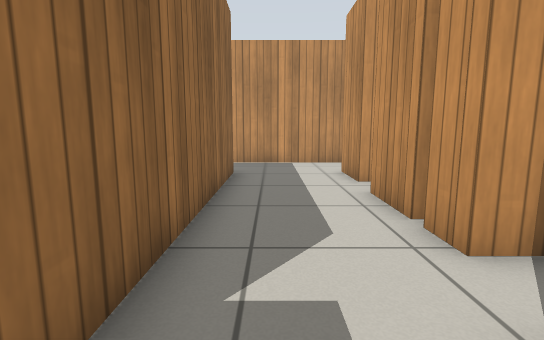
[1] (above)

16 first-person views from a walk through a robot-simulator world made for Gazebo. The camera is 0.73 m above the floor, tilts 8° down and sees 85° across. Floor lines are 1 m apart. The floor is counted in squares, 0.5 m on a side. Each view is taken from the middle of a square. On the plan, view 1 faces up. The plan holds only what a view shows up to about 14 squares ahead; the rest is blank. Simple patterns stand in for the simulator's built-in surfaces.

[2]
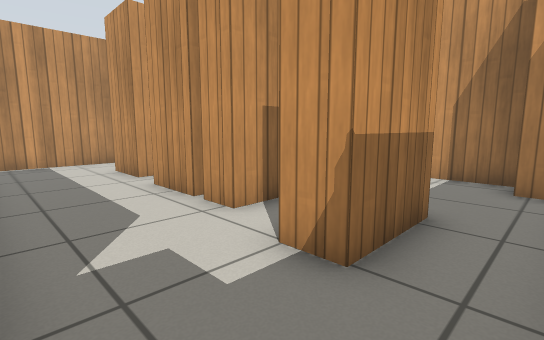

[3]
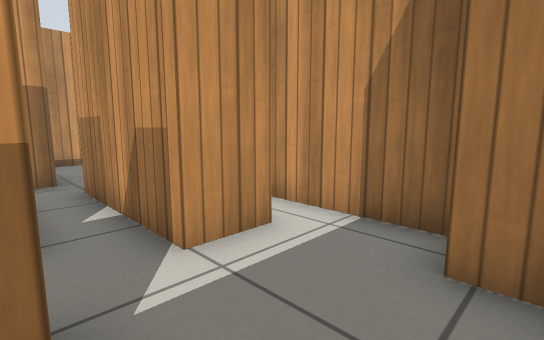

[4]
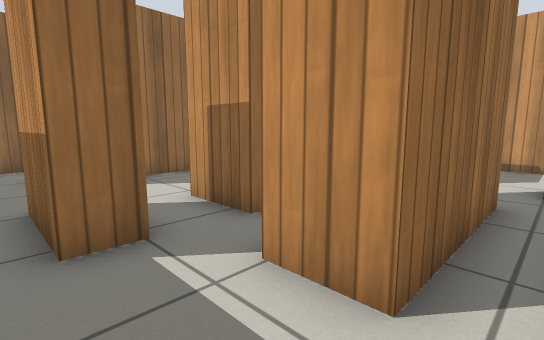

[5]
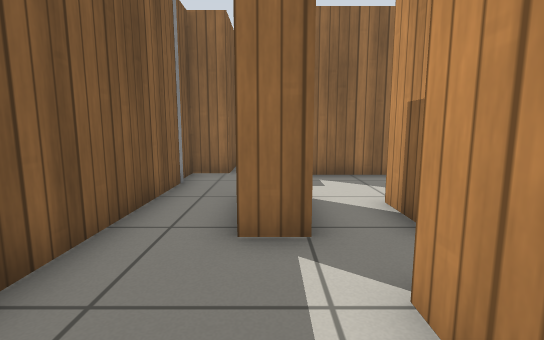

[6]
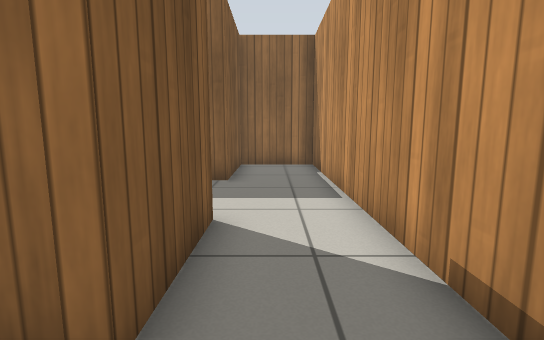

[7]
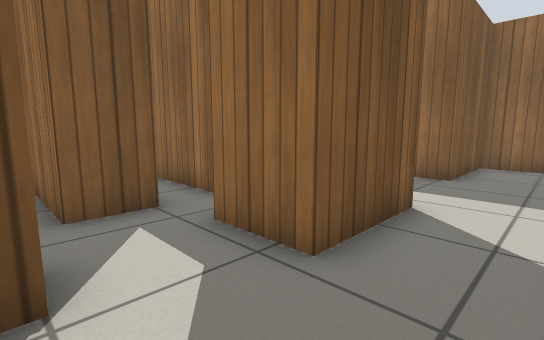

[8]
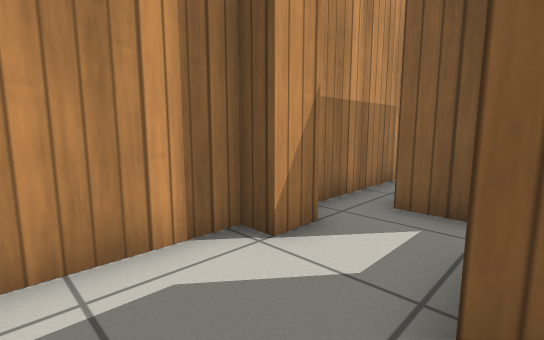

[9]
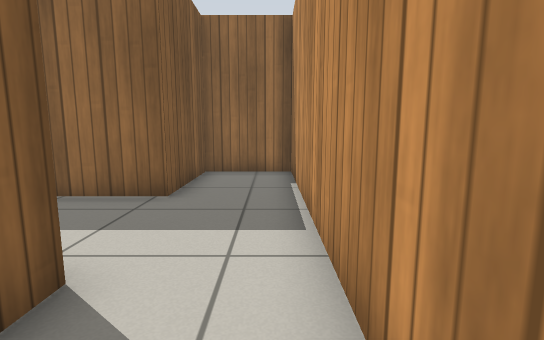

[10]
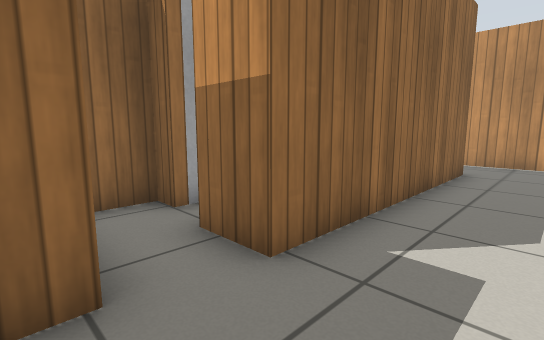

[11]
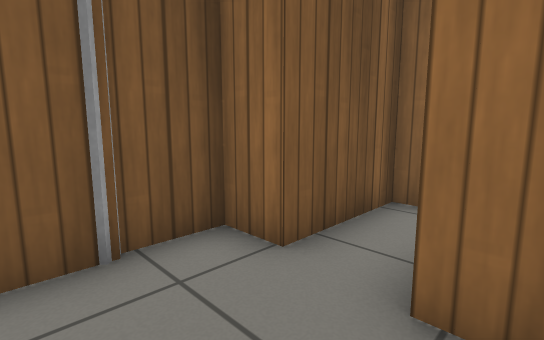

[12]
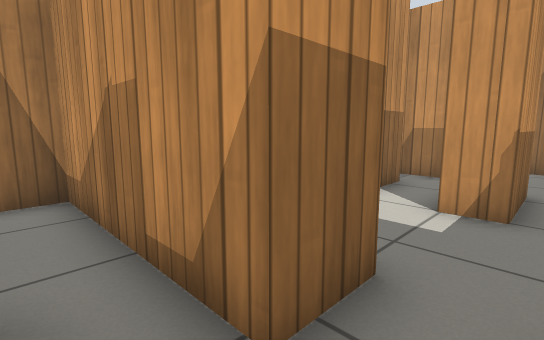

[13]
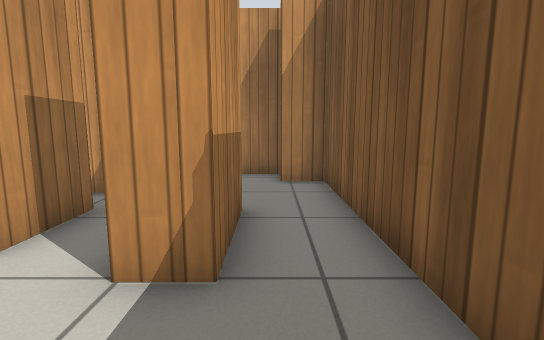

[14]
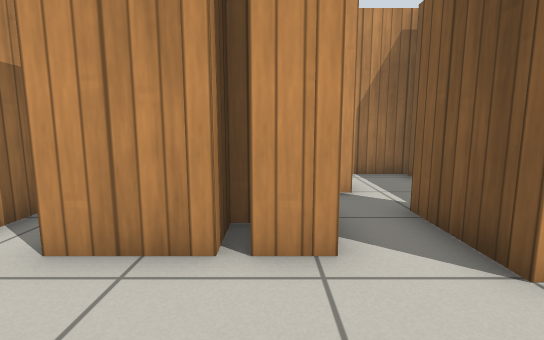

[15]
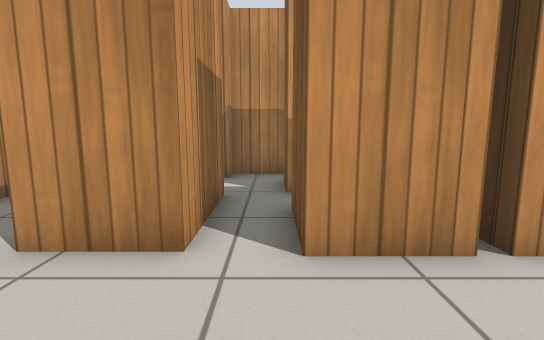

[16]
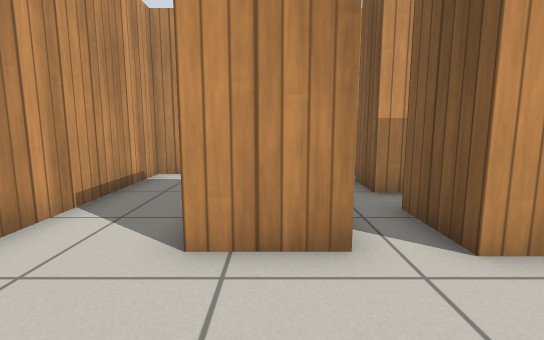

### Floor plan
Points are (right, up) in squares from view 1. A wall is a line through its corners. A room is listed if a view was taken in it or the views show most of it. See-through windows are left out.
Room 1 (views 1, 2, 3, 4, 5, 6, 7, 8, 9, 10, 11, 13, 14, 15, 16)
walls: (2.2, 8) (2.2, 10.1) (5.4, 10.1) (5.4, 8) (2.2, 8); (4.2, 6.4) (4.2, 3.2) (2.2, 3.2) (2.2, 4.2) (2.9, 4.2); (3.4, 4.2) (3.4, 4.6) (2.2, 4.6) (2.2, 6.7) (4.3, 6.7); (5.7, 6.7) (7.2, 6.7) (7.2, 2.2) (5.7, 2.2) (5.7, 6.7); (1.7, 1.5) (4.2, 1.5) (4.2, 0.5) (1.7, 0.5) (1.7, 1.5); (-2.6, -0.4) (-1.6, -0.4) (-1.6, -1.4) (7.2, -1.4) (7.2, -0.1); (7.8, -0.4) (8.4, -0.4) (8.4, 8.2) (7.7, 8.2) (7.7, 9.3) (8.4, 9.3) (8.4, 12.7) (-5, 12.7) (-5, 9.8) (-1.3, 9.8) (-1.3, 1.3) (-2.8, 1.3)
ways out: opening at (-2, 0.5) to room 2
Room 2 (view 12)
walls: (-4.1, 2.1) (-4.1, 1.5) (-4.8, 1.5) (-4.8, -0.4) (-2.6, -0.4); (-2.8, 1.3) (-2.8, 6.9) (-3.9, 6.9)
ways out: opening at (-2, 0.5) to room 1

Positions as (right, up) in squares from view 1, and headings:
1: (0, 0), facing up
2: (-1, -1), facing up-right
3: (4, -1), facing up-right
4: (8, 0), facing up-left
5: (8, 1), facing left
6: (7, 11), facing left
7: (8, 12), facing down-left
8: (5, 12), facing down-right
9: (5, 12), facing left
10: (1, -1), facing up-left
11: (1, 2), facing down-left
12: (-4, 0), facing up-right
13: (-1, 0), facing right
14: (-1, 4), facing right
15: (-1, 7), facing right
16: (-1, 9), facing right
